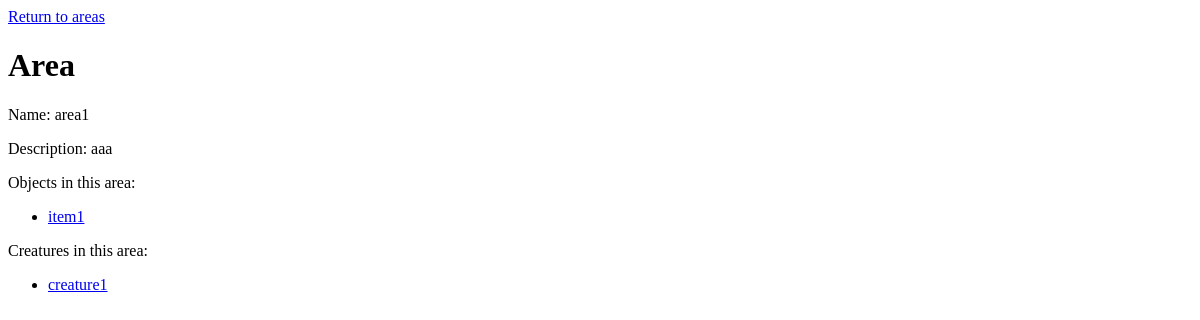
The page /areas/1.html on the database as committed earlier.
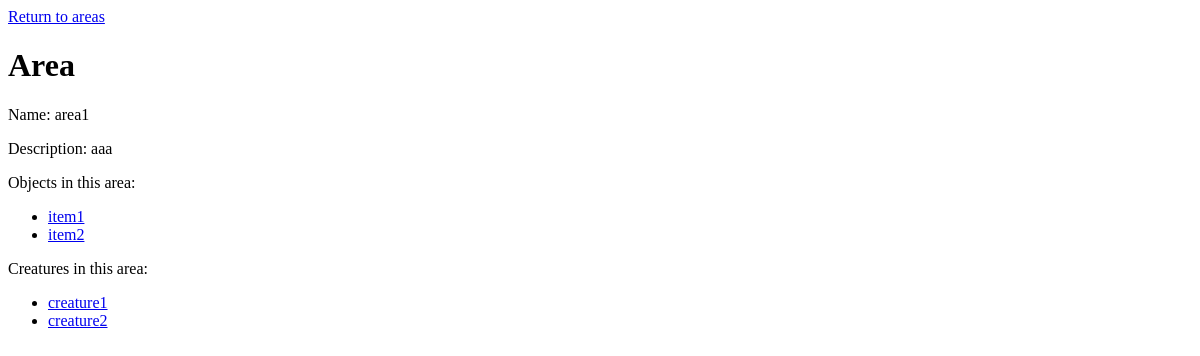
The same page on the database as committed later.
### iitem_database/models.py (models this page shows, shortened)
class Item(models.Model):
	name = models.CharField(max_length=50, unique=True)
	desc = models.TextField(max_length=400)
	typeID = models.ForeignKey(ItemClass)

class Creature(models.Model):
	name = models.CharField(max_length=50, unique=True)
	desc = models.TextField(max_length=400)
	dangerLevel = models.IntegerField()
	souls = models.PositiveIntegerField()
	unique = models.BooleanField()
	areas = models.ManyToManyField(Area, blank=True)

### iitem_database/views.py (the view, shortened to what this page needs)
# urls.py: url(r'^areas/(?P<areaID>\w+).(?P<format>\w+)$', areaPage),
def areaPage(request, areaID, format=html):
	try:
		area = Area.objects.get(id=areaID)
	except:
		raise Http404('Area not found.')
	items = Item.objects.filter(found__areaID=area.id)
	creatures = Creature.objects.filter(areas=area.id)
	if format == html:
		template = get_template('areaPage.html')
		variables = Context({
			'titlehead': 'Area',
			'area': area,
			'items': items,
			'creatures': creatures,
			})
		output = template.render(variables)
		return HttpResponse(output)
	else:
		return HttpResponseNotFound(format_error)

### iitem_database/templates/areaPage.html (shortened to what this page needs)
<html>
	<head>
	</head>
	<body>
		<a href="/areas.html">Return to areas</a>
		<h1> {{titlehead}} </h1>
			<p>Name: {{area.name}}</p>
			<p>Description: {{area.desc}}</p>
			<p>Objects in this area:</p>
			{% if items %}
			<ul>
			{% for item in items %}
				<li>
					<a href="/items/{{item.id}}.html">{{item.name}}</a>
				</li>
			{% endfor %}
			</ul>
			{% else %}
				<p>None</p>
			{% endif %}
			<p>Creatures in this area:</p>
			{% if creatures %}
			<ul>
			{% for creature in creatures %}
				<li>
					<a href="/creatures/{{creature.id}}.html">{{creature.name}}</a>
				</li>
			{% endfor %}
			</ul>
			{% else %}
				<p>None</p>
			{% endif %}
	</body>
</html>

Rows that differ between the two databases and show on the page:
added Item: name "item2"
added Creature: name "creature2"
